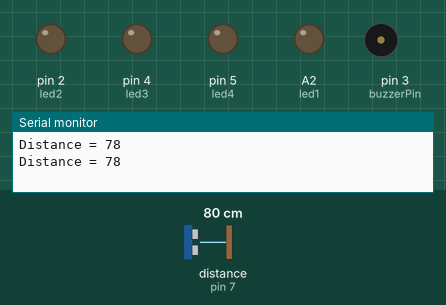
Simulated run of this sketch. Board: Arduino Uno, built with avr-gcc and run on an emulated ATmega328P. On the bench: output pins drawn as LEDs (lit = HIGH), buzzer (waves = sounding), the last lines printed to the serial monitor. Wiring (inferred from the names in the program): ultrasonic range finder: trigger pin 6; echo pin 7. Inputs (shaded band) come from the test bench; at power-on: distance to the obstacle (sensor on pin 7) 80 cm. The echo pulse lasts 58.3 µs per cm; pins used as bus, display or sensor lines are not drawn.

Above: at 2.2 s.
2.3 s: distance to the obstacle (sensor on pin 7) set to 41 cm
4.2 s: distance to the obstacle (sensor on pin 7) set to 34 cm
At 6.0 s:
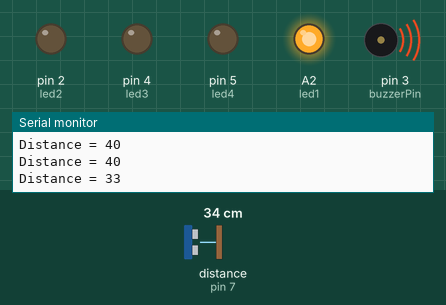
6.5 s: distance to the obstacle (sensor on pin 7) set to 28 cm
8.2 s: distance to the obstacle (sensor on pin 7) set to 25 cm
At 9.4 s:
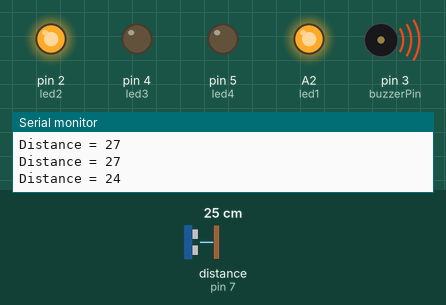
10.5 s: distance to the obstacle (sensor on pin 7) set to 18 cm
12.2 s: distance to the obstacle (sensor on pin 7) set to 15 cm
At 14.0 s:
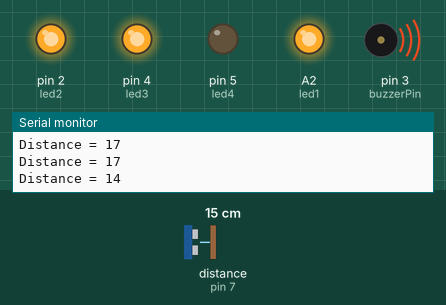
Timing chart, 0 to 15.5 s (numbered marks = the images above; inputs shaded):
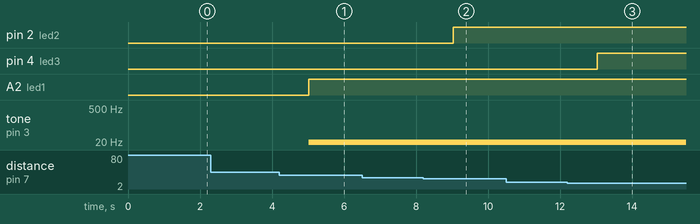

Measured:
- the behaviour switches between 37 and 36 cm on distance to the obstacle (sensor on pin 7) (found by bisection; images 0 and 1)
- the behaviour switches between 27 and 26 cm on distance to the obstacle (sensor on pin 7) (found by bisection; images 1 and 2)
- the behaviour switches between 17 and 16 cm on distance to the obstacle (sensor on pin 7) (found by bisection; images 2 and 3)
- after the input at 4.2 s, A2 (led1): LOW → HIGH after 0.82 s; tone on pin 3 (buzzerPin): silent → 15 Hz after 0.82 s
- after the input at 8.2 s, pin 2 (led2): LOW → HIGH after 0.83 s; tone on pin 3 (buzzerPin): 15 Hz → 10 Hz after 0.83 s
- after the input at 12.2 s, pin 4 (led3): LOW → HIGH after 0.84 s; tone on pin 3 (buzzerPin): 10 Hz → 15 Hz after 0.84 s

The sketch:

distance.ino
```cpp
//#include <LiquidCrystal.h>

const int trigPin = 6;
const int echoPin = 7;
const int buzzerPin = 3;
const int led1 = A2;
const int led2 = 2;
const int led3 = 4;
const int led4 = 5;
const int alarm1 = 5;
const int alarm2 = 15;
const int alarm3 = 25;
const int alarm4 = 35;

void setup() {
    pinMode(trigPin, OUTPUT);
    pinMode(echoPin, INPUT);
    pinMode(buzzerPin, OUTPUT);
    pinMode(led1, OUTPUT);
    pinMode(led2, OUTPUT);
    pinMode(led3, OUTPUT);
    pinMode(led4, OUTPUT);
    Serial.begin(9600);
    delay(1000);
}

void loop() {
    int distance = calcDist();

    // Check alarm levels and activate LEDs and buzzer accordingly
    if (distance <= alarm1) {
        activateAlarm(20);
        activateLeds(HIGH, HIGH, HIGH, HIGH);
    } else if (distance > alarm1 && distance <= alarm2) {
        activateAlarm(15);
        activateLeds(HIGH, HIGH, HIGH, LOW);
    } else if (distance > alarm2 && distance <= alarm3) {
        activateAlarm(10);
        activateLeds(HIGH, HIGH, LOW, LOW);
    } else if (distance > alarm3 && distance <= alarm4) {
        activateAlarm(15);
        activateLeds(HIGH, LOW, LOW, LOW);
    } else {
        deactivateAlarm();
        deactivateLeds();
    }

    Serial.print("Distance = ");
    Serial.println(distance);
    delay(1000);
}

int calcDist() {
    digitalWrite(trigPin, LOW);
    delayMicroseconds(2);
    digitalWrite(trigPin, HIGH);
    delayMicroseconds(10);
    digitalWrite(trigPin, LOW);
    long duration = pulseIn(echoPin, HIGH);
    int distance = (0.034 * duration) / 2;
    return distance;
}

void activateAlarm(int soundLevel) {
    tone(buzzerPin, soundLevel);
}

void deactivateAlarm() {
    noTone(buzzerPin);
}

void activateLeds(int led1State, int led2State, int led3State, int led4State) {
    digitalWrite(led1, led1State);
    digitalWrite(led2, led2State);
    digitalWrite(led3, led3State);
    digitalWrite(led4, led4State);
}

void deactivateLeds() {
    activateLeds(LOW, LOW, LOW, LOW);
}
```
